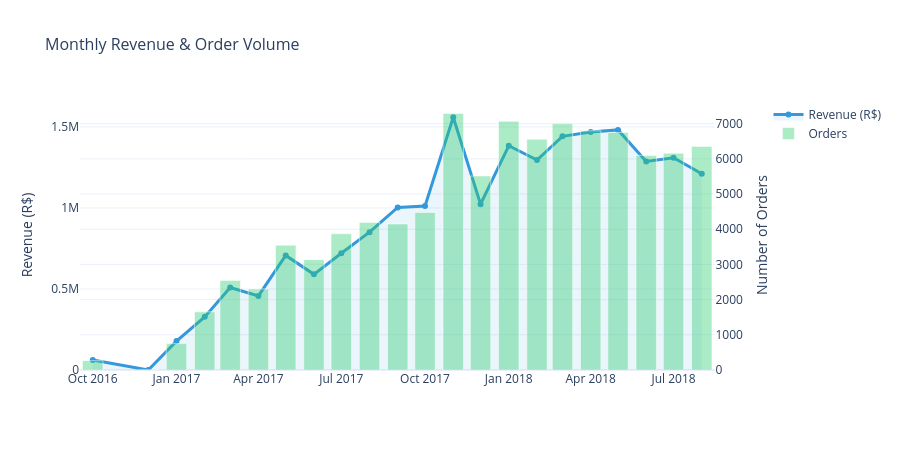

Source (notebook cell):
### Markdown cell above
### C.2 Interactive Revenue Trend

### Code cell
monthly = (
    master
    .groupby("month")
    .agg(
        revenue=("payment_value", "sum"),
        orders=("order_id", "nunique"),
        customers=("customer_unique_id", "nunique"),
    )
    .reset_index()
)

fig = make_subplots(specs=[[{"secondary_y": True}]])

fig.add_trace(
    go.Scatter(
        x=monthly["month"], y=monthly["revenue"],
        mode="lines+markers", name="Revenue (R$)",
        line=dict(color="#3498db", width=3),
        fill="tozeroy", fillcolor="rgba(52,152,219,0.1)",
    ),
    secondary_y=False,
)

fig.add_trace(
    go.Bar(
        x=monthly["month"], y=monthly["orders"],
        name="Orders", marker_color="rgba(46,204,113,0.4)",
    ),
    secondary_y=True,
)

fig.update_layout(
    title="Monthly Revenue & Order Volume",
    title_font_size=16,
    height=450,
    template="plotly_white",
    hovermode="x unified",
)
fig.update_yaxes(title_text="Revenue (R$)", secondary_y=False)
fig.update_yaxes(title_text="Number of Orders", secondary_y=True)
fig.write_html(OUTPUT_DIR / "interactive_revenue_trend.html")
fig.show()

### Figure 1 — Plotly figure (JSON) as saved in the notebook; plotly's stock layout.template omitted (floating-point values rounded to 4 significant figures)
{"data": [{"fill": "tozeroy", "fillcolor": "rgba(52,152,219,0.1)", "line": {"color": "#3498db", "width": 3}, "mode": "lines+markers", "name": "Revenue (R$)", "type": "scatter", "x": ["2016-10-01T00:00:00", "2016-12-01T00:00:00", "2017-01-01T00:00:00", "2017-02-01T00:00:00", "2017-03-01T00:00:00", "2017-04-01T00:00:00", "2017-05-01T00:00:00", "2017-06-01T00:00:00", "2017-07-01T00:00:00", "2017-08-01T00:00:00", "2017-09-01T00:00:00", "2017-10-01T00:00:00", "2017-11-01T00:00:00", "2017-12-01T00:00:00", "2018-01-01T00:00:00", "2018-02-01T00:00:00", "2018-03-01T00:00:00", "2018-04-01T00:00:00", "2018-05-01T00:00:00", "2018-06-01T00:00:00", "2018-07-01T00:00:00", "2018-08-01T00:00:00"], "xaxis": "x", "y": [62190.0, 19.62, 178300.0, 327900.0, 508800.0, 457100.0, 707000.0, 590200.0, 720400.0, 850600.0, 1003000.0, 1012000.0, 1560000.0, 1023000.0, 1384000.0, 1296000.0, 1442000.0, 1469000.0, 1482000.0, 1287000.0, 1310000.0, 1211000.0], "yaxis": "y"}, {"marker": {"color": "rgba(46,204,113,0.4)"}, "name": "Orders", "type": "bar", "x": ["2016-10-01T00:00:00", "2016-12-01T00:00:00", "2017-01-01T00:00:00", "2017-02-01T00:00:00", "2017-03-01T00:00:00", "2017-04-01T00:00:00", "2017-05-01T00:00:00", "2017-06-01T00:00:00", "2017-07-01T00:00:00", "2017-08-01T00:00:00", "2017-09-01T00:00:00", "2017-10-01T00:00:00", "2017-11-01T00:00:00", "2017-12-01T00:00:00", "2018-01-01T00:00:00", "2018-02-01T00:00:00", "2018-03-01T00:00:00", "2018-04-01T00:00:00", "2018-05-01T00:00:00", "2018-06-01T00:00:00", "2018-07-01T00:00:00", "2018-08-01T00:00:00"], "xaxis": "x", "y": [265, 1, 750, 1653, 2546, 2303, 3546, 3135, 3872, 4193, 4150, 4478, 7289, 5513, 7069, 6555, 7003, 6798, 6749, 6099, 6159, 6351], "yaxis": "y2"}], "layout": {"height": 450, "hovermode": "x unified", "title": {"font": {"size": 16}, "text": "Monthly Revenue & Order Volume"}, "xaxis": {"anchor": "y", "domain": [0, 0.94]}, "yaxis": {"anchor": "x", "domain": [0, 1], "title": {"text": "Revenue (R$)"}}, "yaxis2": {"anchor": "x", "overlaying": "y", "side": "right", "title": {"text": "Number of Orders"}}}}
